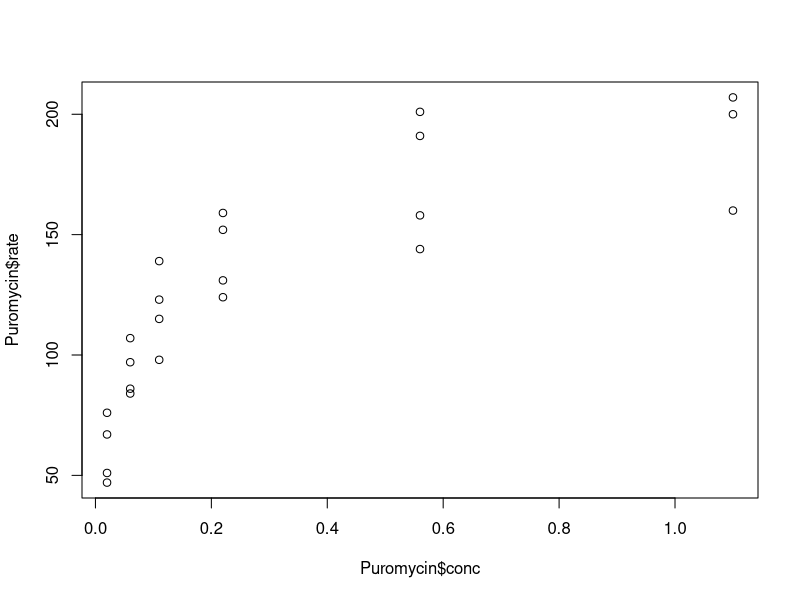
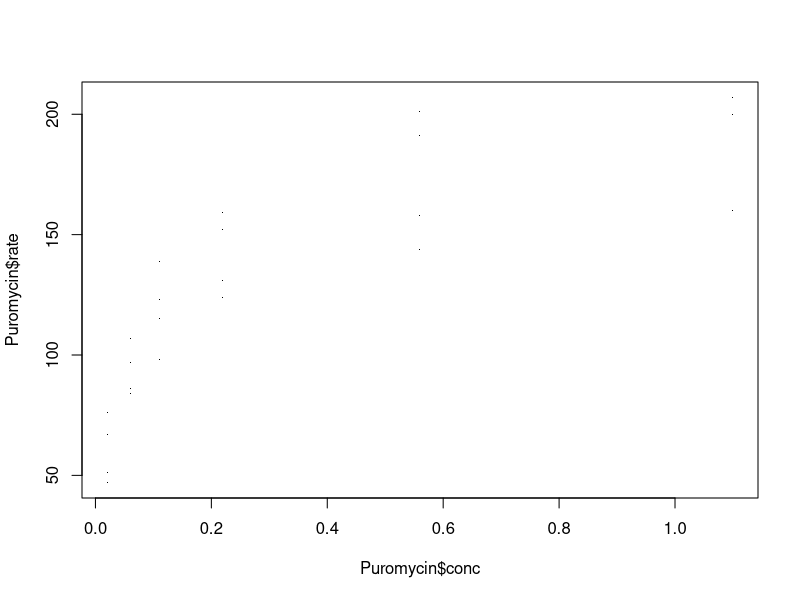
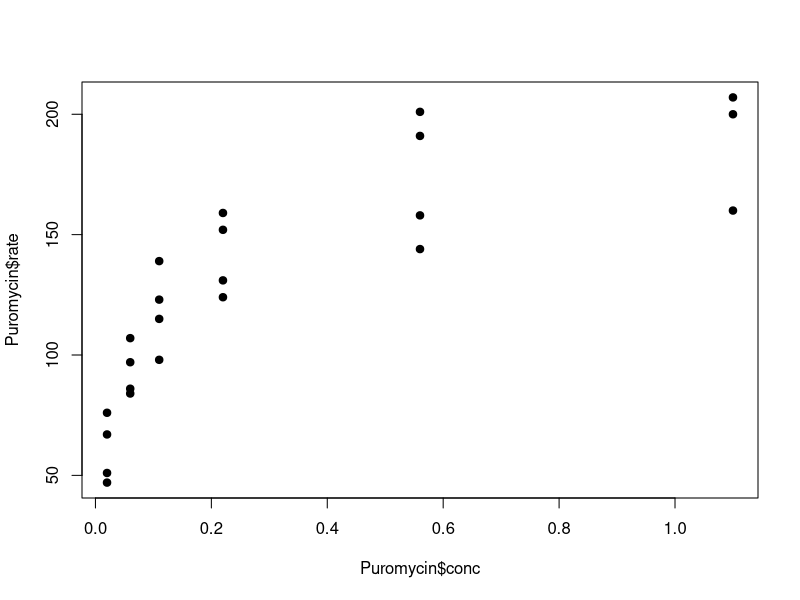
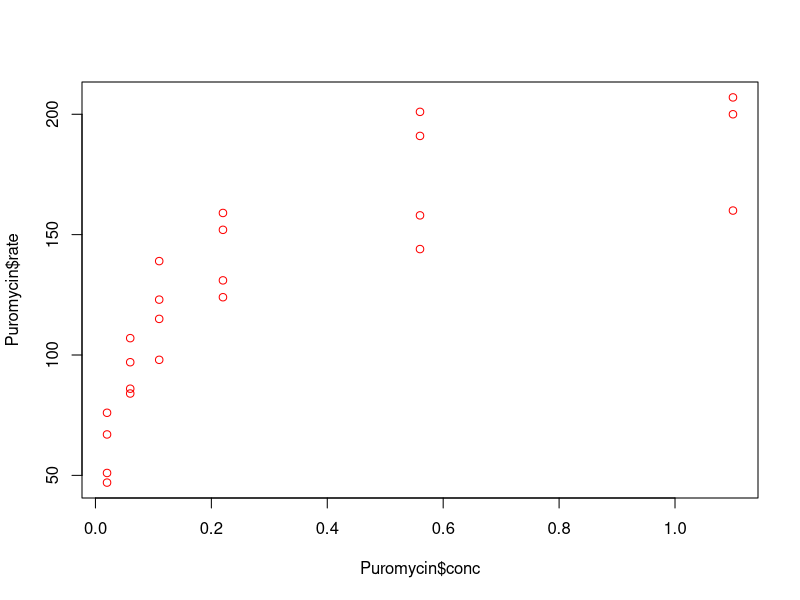
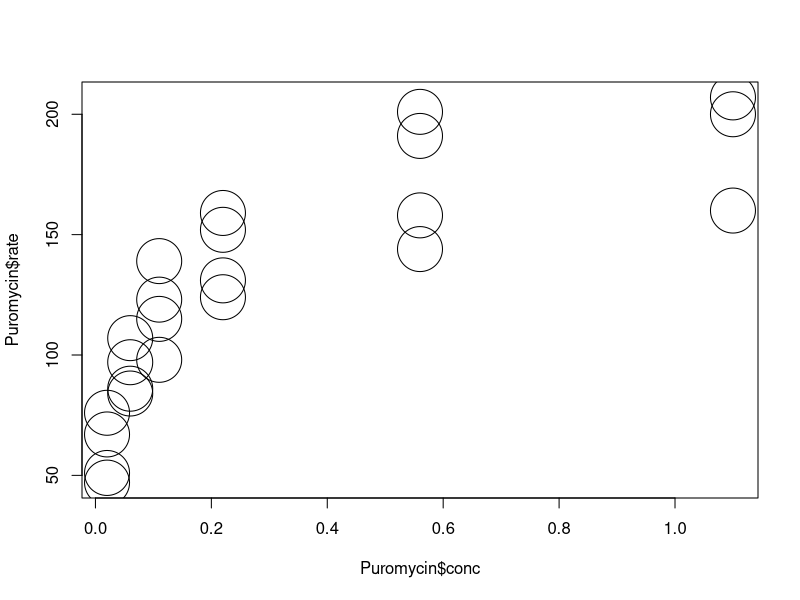
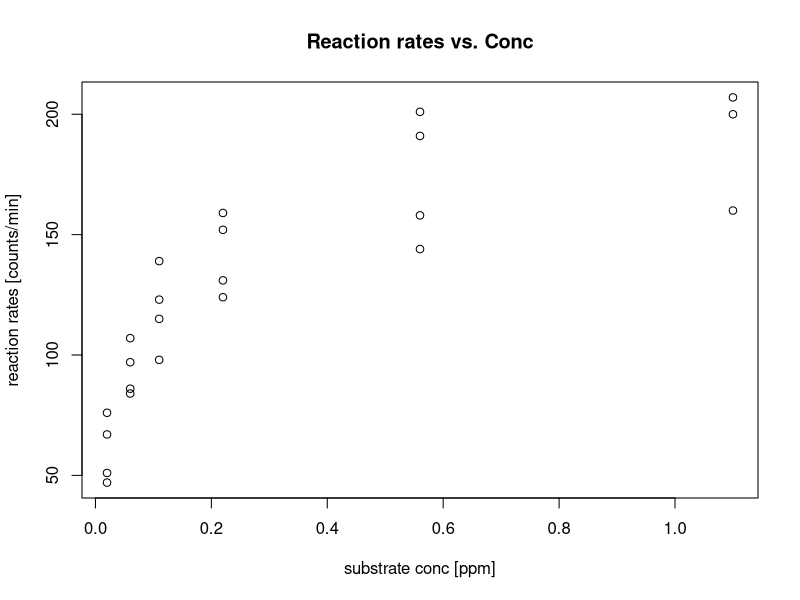
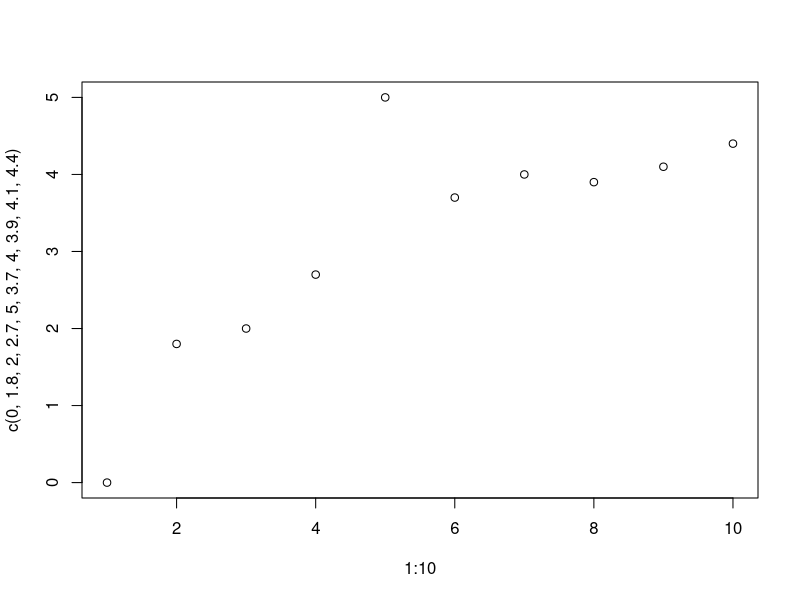
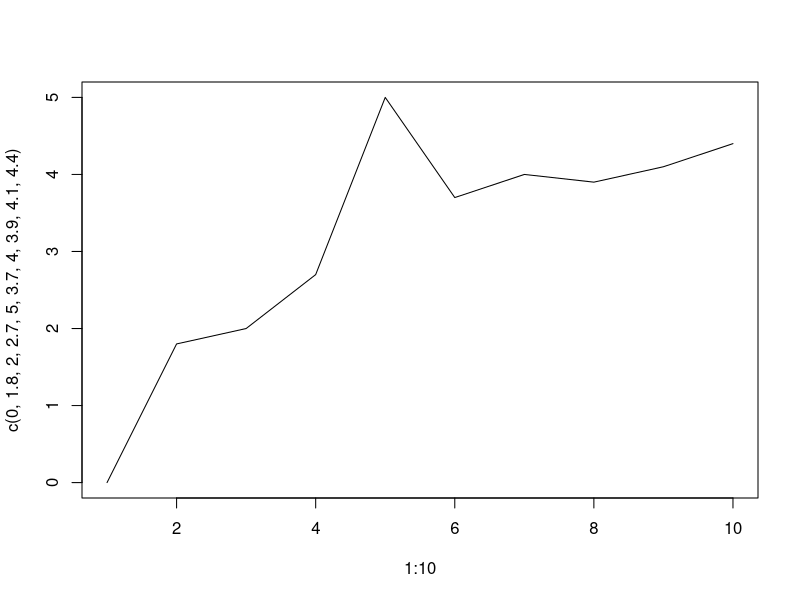

Write the R code that produced these figures, in order.
###############################################
###############################################
## Graphics I ##

## Puromycin data ##
## inspect "Puromycin"
head(Puromycin)

# data()
## shows all built-in datasets

## simple scatterplot
plot(y = Puromycin$rate, 
     x = Puromycin$conc)

## changing plotting character
plot(y = Puromycin$rate, 
     x = Puromycin$conc,
     pch = ".")
## 
plot(y = Puromycin$rate, 
     x = Puromycin$conc,
     pch = 19)
## pch 19 is a filled circle

## changing colour
plot(y = Puromycin$rate, 
     x = Puromycin$conc,
     col = "red") ## or col = 2
## good practice: prefer names over numbers

## changing point size
plot(y = Puromycin$rate, 
     x = Puromycin$conc,
     cex = 6)

## add a title and axis labels
plot(y = Puromycin$rate, 
     x = Puromycin$conc,
     main = "Reaction rates vs. Conc",
     xlab = "substrate conc [ppm]",
     ylab = "reaction rates [counts/min]")


## Custom dataset ##
## changing style of drawing
plot(y = c(0,1.8,2,2.7,5,3.7,4,3.9,4.1,4.4), 
     x = 1:10)
##
plot(y = c(0,1.8,2,2.7,5,3.7,4,3.9,4.1,4.4), 
     x = 1:10,
     type = "l") ## lines
##
plot(y = c(0,1.8,2,2.7,5,3.7,4,3.9,4.1,4.4), 
     x = 1:10,
     type = "b") ## both (points and lines)
##
plot(y = c(0,1.8,2,2.7,5,3.7,4,3.9,4.1,4.4), 
     x = 1:10,
     type = "n") ## nothing

## changing line type
plot(y = c(0,1.8,2,2.7,5,3.7,4,3.9,4.1,4.4), 
     x = 1:10,
     type = "l")
##
plot(y = c(0,1.8,2,2.7,5,3.7,4,3.9,4.1,4.4), 
     x = 1:10,
     type = "l",
     lty = "dashed") ## or lty = 2
## good practice: prefer names over numbers


## arguments values can be vectors
plot(y = c(0,1.8,2,2.7,5,3.7,4,3.9,4.1,4.4), 
     x = 1:10,
     pch = 1:10,
     col = 1:10)
##
plot(y = Puromycin$rate, 
     x = Puromycin$conc,
     pch = 19,
     col = Puromycin$state)

## formula interface
plot(rate ~ conc, data = Puromycin)



###############################################
###############################################
## Graphics II ##

## low-level plotting functions ##
## abline()
plot(Examination ~ Fertility, data = swiss,
     col = "green", pch = 19)
abline(a = 45, b = -0.4, 
       col = "red", lty = "dotted", lwd = 3)
## also in "vectorised" form
abline(h = c(15, 25), 
       col = c("lightgray", "darkgray"),
       lty = 1:2)

## NB: low-level fz adds elements to the existing graph!
abline(a = 45, b = -0.4, 
       col = "black", lwd = 1.5)

## text
text(x = 40, y = 5, labels = "some text here", col = "magenta")

## points
points(y = 15:25, x = rep(40, times = 11), cex = 0.5)

## legend
# legend()
## see ... graphs III for a time-consuming and less error option


## control functions ##
## par()
par(mfrow = c(1, 2))
plot(y = 1:8, x = 1:8, col = 1:8, pch  = 16) ## 8 default colours
plot(1:19, 1:19, pch = 1:19, col = 1:19) ## 19 pchs
##
par(mfrow = c(2, 1))
plot(y = 1:8, x = 1:8, col = 1:8, pch  = 16) 
plot(1:19, 1:19, pch = 1:19, col = 1:19)
##
par(mfrow = c(3, 2))
plot(y = 1:8, x = 1:8, col = 1:8, pch  = 16) 
plot(1:19, 1:19, pch = 1:19, col = 1:19)
boxplot(Petal.Length ~ Species, data = iris)
# ...

## get back to default values
dev.off()

## par() to control "global" parameters
par("pch")
par(pch = 4)
plot(y = 1:8, x = 1:8) 

## all graphical parameters
par()
graphical.parameters <- par()
head(graphical.parameters)
str(graphical.parameters)


## device control functions
pdf(file = "../Testing_ThePdfFunction.pdf")
plot(1:10, 1:10, main = "test")
abline(v = 5)
dev.off()
## remember...the working directory
getwd()

## or via Rstudio
## Plots pane --> Export --> Save as Image/PDF


## interactive functions ##
## identify
plot(Agriculture ~ Fertility, data = swiss)
identify(y = swiss$Agriculture, x = swiss$Fertility)
## click on "finish" icon
swiss[c(46,19,7), ]

## locator
plot(1:10, 1:10, col = 1:10)
locator()
## click on "finish" icon



###############################################
###############################################
## Graphics III ##

## panelling with base-R graphical functions
head(Loblolly,  n = 8)
levels(Loblolly$Seed)
nlevels(Loblolly$Seed)
##
table(Loblolly$Seed)
##
plot(height ~ age, data = Loblolly)
##
plot(height ~ age, data = Loblolly,
     col = Seed)
## we can't really distinguish the different "Seed" on this graph
##
par(mfrow = c(2, 2))
plot(height ~ age, data = Loblolly,
     subset = Seed == levels(Loblolly$Seed)[1],
     main = paste("Seed", levels(Loblolly$Seed)[1]))
plot(height ~ age, data = Loblolly,
     subset = Seed == levels(Loblolly$Seed)[2],
     main = paste("Seed", levels(Loblolly$Seed)[2]))
plot(height ~ age, data = Loblolly,
     subset = Seed == levels(Loblolly$Seed)[3],
     main = paste("Seed", levels(Loblolly$Seed)[3]))
plot(height ~ age, data = Loblolly,
     subset = Seed == levels(Loblolly$Seed)[4],
     main = paste("Seed", levels(Loblolly$Seed)[4]))
plot(height ~ age, data = Loblolly,
     subset = Seed == levels(Loblolly$Seed)[5],
     main = paste("Seed", levels(Loblolly$Seed)[5]))
plot(height ~ age, data = Loblolly,
     subset = Seed == levels(Loblolly$Seed)[6],
     main = paste("Seed", levels(Loblolly$Seed)[6]))
plot(height ~ age, data = Loblolly,
     subset = Seed == levels(Loblolly$Seed)[7],
     main = paste("Seed", levels(Loblolly$Seed)[7]))
plot(height ~ age, data = Loblolly,
     subset = Seed == levels(Loblolly$Seed)[8],
     main = paste("Seed", levels(Loblolly$Seed)[8]))
plot(height ~ age, data = Loblolly,
     subset = Seed == levels(Loblolly$Seed)[9],
     main = paste("Seed", levels(Loblolly$Seed)[9]))
plot(height ~ age, data = Loblolly,
     subset = Seed == levels(Loblolly$Seed)[10],
     main = paste("Seed", levels(Loblolly$Seed)[10]))
plot(height ~ age, data = Loblolly,
     subset = Seed == levels(Loblolly$Seed)[10],
     main = paste("Seed", levels(Loblolly$Seed)[10]))
plot(height ~ age, data = Loblolly,
     subset = Seed == levels(Loblolly$Seed)[12],
     main = paste("Seed", levels(Loblolly$Seed)[12]))
plot(height ~ age, data = Loblolly,
     subset = Seed == levels(Loblolly$Seed)[13],
     main = paste("Seed", levels(Loblolly$Seed)[13]))
plot(height ~ age, data = Loblolly,
     subset = Seed == levels(Loblolly$Seed)[14],
     main = paste("Seed", levels(Loblolly$Seed)[14]))
## the goal is actually fairly simple, one graph per Seed, but
## - code is way too long
## - code is not easy to read
## - copy and paste ... is bad practice, error-prone (indeed...)
## - appearance is not yet optimal 
##    . "age" and "height" repeated many times
##    . too much space among graphs
## - making any change to this code ...(e.g. type = "b") is very inefficient
## 
## - ok a for loop would make it in this case, but in most case
## this is not a viable solution

## {lattice} ##
library(lattice)
xyplot(height ~ age | Seed, data = Loblolly)

## {ggplot2} ##
library(ggplot2)
qplot(y = height, x = age, data = Loblolly, facets = ~ Seed)

## - code is much shorter
## - code is much more readable
## - code is easy to adapt (graphs are always an iteratice process)
## - appearance is way better (e.g. age is there once)
## - space is used way better
## - some fancy stuff for free (e.g. grid in the background)


## {lattice} ##
## i) panelling
xyplot(height ~ age | Seed, data = Loblolly)

## ii) grouping
xyplot(height ~ age, groups = Seed, data = Loblolly)
xyplot(height ~ age, groups = Seed, data = Loblolly,
       type = "b")

## iii) adding summary statistics
xyplot(height ~ age, data = Loblolly,
       type = c("p", "r"))
xyplot(height ~ age, data = Loblolly,
       type = c("p", "smooth"))
xyplot(height ~ age, data = Loblolly,
       type = c("p", "smooth", "g"))


## {ggplot2}
## base call ggplot()
ggplot(data = Loblolly,
       mapping = aes(y = height,
                     x = age)) +
  geom_point()

## i) panelling
ggplot(data = Loblolly,
       mapping = aes(y = height,
                     x = age)) +
  geom_point() +
  facet_wrap(~ Seed) ## !

## ii) grouping (colouring)
ggplot(data = Loblolly,
       mapping = aes(y = height,
                     x = age,
                     colour = Seed)) + ## !
  geom_point()
##
ggplot(data = Loblolly,
       mapping = aes(y = height,
                     x = age,
                     colour = Seed)) +
  geom_line() ## !

## ii) grouping (no colouring)
ggplot(data = Loblolly,
       mapping = aes(y = height,
                     x = age,
                     group = Seed)) + ## !
  geom_line()

## iii) adding summary statistics
ggplot(data = Loblolly,
       mapping = aes(y = height,
                     x = age)) +
  geom_point() +
  geom_smooth()
##
ggplot(data = Loblolly,
       mapping = aes(y = height,
                     x = age)) +
  geom_point() +
  geom_smooth(method = "lm")


## {lattice} and {ggplot2} ## 
## - both packages can be used to create a wide variety of graphs, not just scatterplot
## - see appendix 2 and 3 for more examples
## - google them for more examples
## - have a look in the corresponding books



